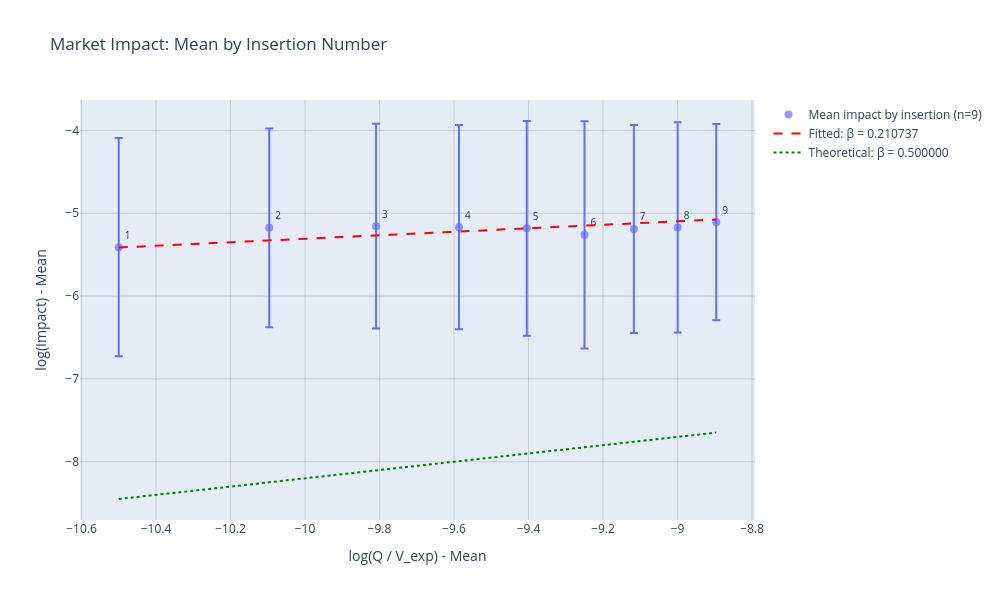

The code cell stored with this chart in its notebook:
### Markdown cell above
# aggregated analysis

### Code cell
# Calculate mean and std for each insertion across all samples
insertion_stats = []

# First, let's check what columns are available in points_df
print("Available columns in points_df:", points_df.columns.tolist())

# Check if we have insertion_number column, if not, we'll need to create it or use a different approach
if 'insertion_number' not in points_df.columns:
    print("Warning: 'insertion_number' column not found in points_df")
    print("Using sample-based analysis instead...")
    
    # Group by sample_id and create insertion numbers based on order
    points_df_with_insertion = points_df.copy()
    points_df_with_insertion['insertion_number'] = points_df_with_insertion.groupby('sample_id').cumcount() + 1
    max_insertions = points_df_with_insertion['insertion_number'].max()
else:
    points_df_with_insertion = points_df
    max_insertions = points_df['insertion_number'].max()

# Show info about sample_id distribution
print("\nSample ID information:")
print(f"Total number of unique samples: {points_df_with_insertion['sample_id'].nunique()}")
print(f"Sample ID range: {points_df_with_insertion['sample_id'].min()} to {points_df_with_insertion['sample_id'].max()}")
print(f"Total data points: {len(points_df_with_insertion)}")

# Show sample distribution by insertion number
sample_counts = points_df_with_insertion.groupby('insertion_number')['sample_id'].nunique().reset_index()
sample_counts.columns = ['insertion_number', 'unique_samples']
print("\nSample distribution by insertion number:")
for _, row in sample_counts.iterrows():
    print(f"  Insertion {int(row['insertion_number'])}: {int(row['unique_samples'])} unique samples")

for insertion_num in range(1, max_insertions + 1):
    # Get data for this insertion number
    insertion_data = points_df_with_insertion[points_df_with_insertion['insertion_number'] == insertion_num]
    
    if len(insertion_data) > 0:
        x_values = insertion_data['x'].to_numpy()
        y_values = insertion_data['y'].to_numpy()
        sample_ids = insertion_data['sample_id'].to_numpy()
        
        # Filter out invalid points
        valid_mask = np.isfinite(x_values) & np.isfinite(y_values) & (x_values != 0)
        x_valid = x_values[valid_mask]
        y_valid = y_values[valid_mask]
        sample_ids_valid = sample_ids[valid_mask]
        
        if len(x_valid) > 0:
            x_mean = np.mean(x_valid)
            x_std = np.std(x_valid)
            y_mean = np.mean(y_valid)
            y_std = np.std(y_valid)
            
            insertion_stats.append({
                'insertion_number': insertion_num,
                'x_mean': x_mean,
                'x_std': x_std,
                'y_mean': y_mean,
                'y_std': y_std,
                'n_points': len(x_valid),
                'unique_samples': len(np.unique(sample_ids_valid)),
                'sample_ids': list(np.unique(sample_ids_valid))
            })

# Convert to DataFrame for easier handling
stats_df = pd.DataFrame(insertion_stats)

if len(stats_df) > 0:
    # Create the plotly figure
    fig = go.Figure()

    # Add scatter plot with error bars (only y-axis std)
    fig.add_trace(go.Scatter(
        x=stats_df['x_mean'],
        y=stats_df['y_mean'],
        error_y=dict(type='data', array=stats_df['y_std'], visible=True),
        mode='markers+text',
        text=[str(int(row['insertion_number'])) for _, row in stats_df.iterrows()],
        textposition='top right',
        textfont=dict(size=10),
        marker=dict(size=8, opacity=0.7),
        name=f'Mean impact by insertion (n={len(stats_df)})',
        hovertemplate='Insertion: %{text}<br>' +
                      'x_mean: %{x:.6f}<br>' +
                      'y_mean: %{y:.6f}<br>' +
                      '<extra></extra>'
    ))

    # Add fitted line if we have enough points
    if len(stats_df) >= 2:
        x_mean_valid = stats_df['x_mean'].to_numpy()
        y_mean_valid = stats_df['y_mean'].to_numpy()
        
        # Fit line to mean values
        beta_insertion = beta_fit(x_mean_valid, y_mean_valid, alpha_global, method=est_method)
        
        if np.isfinite(beta_insertion):
            x_range = np.linspace(x_mean_valid.min(), x_mean_valid.max(), 100)
            y_fitted = alpha_global + beta_insertion * x_range
            fig.add_trace(go.Scatter(
                x=x_range,
                y=y_fitted,
                mode='lines',
                line=dict(color='red', dash='dash', width=2),
                name=f'Fitted: β = {beta_insertion:.6f}',
                hovertemplate='Fitted line<br>' +
                              'x: %{x:.6f}<br>' +
                              'y: %{y:.6f}<br>' +
                              '<extra></extra>'
            ))

    # Add theoretical line
    beta_theory = 0.5
    x_range_theory = np.linspace(stats_df['x_mean'].min(), stats_df['x_mean'].max(), 100)
    y_theory = alpha_global + beta_theory * x_range_theory
    fig.add_trace(go.Scatter(
        x=x_range_theory,
        y=y_theory,
        mode='lines',
        line=dict(color='green', dash='dot', width=2),
        name=f'Theoretical: β = {beta_theory:.6f}',
        hovertemplate='Theoretical line<br>' +
                      'x: %{x:.6f}<br>' +
                      'y: %{y:.6f}<br>' +
                      '<extra></extra>'
    ))

    # Update layout
    fig.update_layout(
        title='Market Impact: Mean by Insertion Number',
        xaxis_title='log(Q / V_exp) - Mean',
        yaxis_title='log(Impact) - Mean',
        width=1000,
        height=600,
        showlegend=True,
        hovermode='closest'
    )

    # Add grid
    fig.update_xaxes(showgrid=True, gridwidth=1, gridcolor='rgba(128,128,128,0.3)')
    fig.update_yaxes(showgrid=True, gridwidth=1, gridcolor='rgba(128,128,128,0.3)')

    # Display the plot
    fig.show()

    # Print summary statistics
    print(f"\nSummary Statistics:")
    print(f"Number of insertions analyzed: {len(stats_df)}")
    print(f"Alpha (fixed intercept): {alpha_global:.6f}")
    if len(stats_df) >= 2 and 'beta_insertion' in locals() and np.isfinite(beta_insertion):
        print(f"Fitted Beta (insertion means): {beta_insertion:.6f}")
    print(f"Theoretical Beta: {beta_theory:.6f}")
    print(f"Maximum insertion number: {max_insertions}")
    
    # Print detailed insertion statistics with sample info
    print(f"\nDetailed insertion statistics:")
    for _, row in stats_df.iterrows():
        print(f"  Insertion {int(row['insertion_number'])}: {int(row['n_points'])} points from {int(row['unique_samples'])} unique samples")
        print(f"    Sample IDs: {sorted(row['sample_ids'])}")
        print(f"    x_mean: {row['x_mean']:.6f} ± {row['x_std']:.6f}")
        print(f"    y_mean: {row['y_mean']:.6f} ± {row['y_std']:.6f}")
else:
    print("No valid insertion data found for analysis")

### Figure 1 — Plotly figure (JSON) as saved in the notebook; plotly's stock layout.template omitted (floating-point values rounded to 4 significant figures)
{"data": [{"error_y": {"array": [1.318, 1.2, 1.237, 1.233, 1.296, 1.371, 1.257, 1.269, 1.184], "type": "data", "visible": true}, "hovertemplate": "Insertion: %{text}<br>x_mean: %{x:.6f}<br>y_mean: %{y:.6f}<br><extra></extra>", "marker": {"opacity": 0.7, "size": 8}, "mode": "markers+text", "name": "Mean impact by insertion (n=9)", "text": ["1", "2", "3", "4", "5", "6", "7", "8", "9"], "textfont": {"size": 10}, "textposition": "top right", "type": "scatter", "x": [-10.5, -10.1, -9.809, -9.587, -9.405, -9.25, -9.117, -9.0, -8.896], "y": [-5.409, -5.176, -5.155, -5.168, -5.182, -5.26, -5.19, -5.171, -5.108]}, {"hovertemplate": "Fitted line<br>x: %{x:.6f}<br>y: %{y:.6f}<br><extra></extra>", "line": {"color": "red", "dash": "dash", "width": 2}, "mode": "lines", "name": "Fitted: β = 0.210737", "type": "scatter", "x": [-10.5, -10.48, -10.47, -10.45, -10.44, -10.42, -10.4, -10.39, -10.37, -10.35, -10.34, -10.32, -10.31, -10.29, -10.27, -10.26, -10.24, -10.22, -10.21, -10.19, -10.18, -10.16, -10.14, -10.13, -10.11, -10.09, -10.08, -10.06, -10.05, -10.03, -10.01, -9.998, -9.982, -9.965, -9.949, -9.933, -9.917, -9.901, -9.884, -9.868, -9.852, -9.836, -9.82, -9.803, -9.787, -9.771, -9.755, -9.739, -9.722, -9.706, -9.69, -9.674, -9.658, -9.641, -9.625, -9.609, -9.593, -9.577, -9.56, -9.544, -9.528, -9.512, -9.496, -9.479, -9.463, -9.447, -9.431, -9.414, -9.398, -9.382, -9.366, -9.35, -9.333, -9.317, -9.301, -9.285, -9.269, -9.252, -9.236, -9.22, -9.204, -9.188, -9.171, -9.155, -9.139, -9.123, -9.107, -9.09, -9.074, -9.058, -9.042, -9.026, -9.009, -8.993, -8.977, -8.961, -8.945, -8.928, -8.912, -8.896], "y": [-5.413, -5.409, -5.406, -5.403, -5.399, -5.396, -5.392, -5.389, -5.386, -5.382, -5.379, -5.375, -5.372, -5.368, -5.365, -5.362, -5.358, -5.355, -5.351, -5.348, -5.345, -5.341, -5.338, -5.334, -5.331, -5.328, -5.324, -5.321, -5.317, -5.314, -5.31, -5.307, -5.304, -5.3, -5.297, -5.293, -5.29, -5.287, -5.283, -5.28, -5.276, -5.273, -5.269, -5.266, -5.263, -5.259, -5.256, -5.252, -5.249, -5.246, -5.242, -5.239, -5.235, -5.232, -5.229, -5.225, -5.222, -5.218, -5.215, -5.211, -5.208, -5.205, -5.201, -5.198, -5.194, -5.191, -5.188, -5.184, -5.181, -5.177, -5.174, -5.17, -5.167, -5.164, -5.16, -5.157, -5.153, -5.15, -5.147, -5.143, -5.14, -5.136, -5.133, -5.129, -5.126, -5.123, -5.119, -5.116, -5.112, -5.109, -5.106, -5.102, -5.099, -5.095, -5.092, -5.089, -5.085, -5.082, -5.078, -5.075]}, {"hovertemplate": "Theoretical line<br>x: %{x:.6f}<br>y: %{y:.6f}<br><extra></extra>", "line": {"color": "green", "dash": "dot", "width": 2}, "mode": "lines", "name": "Theoretical: β = 0.500000", "type": "scatter", "x": [-10.5, -10.48, -10.47, -10.45, -10.44, -10.42, -10.4, -10.39, -10.37, -10.35, -10.34, -10.32, -10.31, -10.29, -10.27, -10.26, -10.24, -10.22, -10.21, -10.19, -10.18, -10.16, -10.14, -10.13, -10.11, -10.09, -10.08, -10.06, -10.05, -10.03, -10.01, -9.998, -9.982, -9.965, -9.949, -9.933, -9.917, -9.901, -9.884, -9.868, -9.852, -9.836, -9.82, -9.803, -9.787, -9.771, -9.755, -9.739, -9.722, -9.706, -9.69, -9.674, -9.658, -9.641, -9.625, -9.609, -9.593, -9.577, -9.56, -9.544, -9.528, -9.512, -9.496, -9.479, -9.463, -9.447, -9.431, -9.414, -9.398, -9.382, -9.366, -9.35, -9.333, -9.317, -9.301, -9.285, -9.269, -9.252, -9.236, -9.22, -9.204, -9.188, -9.171, -9.155, -9.139, -9.123, -9.107, -9.09, -9.074, -9.058, -9.042, -9.026, -9.009, -8.993, -8.977, -8.961, -8.945, -8.928, -8.912, -8.896], "y": [-8.45, -8.442, -8.434, -8.426, -8.418, -8.41, -8.402, -8.393, -8.385, -8.377, -8.369, -8.361, -8.353, -8.345, -8.337, -8.329, -8.321, -8.312, -8.304, -8.296, -8.288, -8.28, -8.272, -8.264, -8.256, -8.248, -8.239, -8.231, -8.223, -8.215, -8.207, -8.199, -8.191, -8.183, -8.175, -8.167, -8.158, -8.15, -8.142, -8.134, -8.126, -8.118, -8.11, -8.102, -8.094, -8.086, -8.077, -8.069, -8.061, -8.053, -8.045, -8.037, -8.029, -8.021, -8.013, -8.005, -7.996, -7.988, -7.98, -7.972, -7.964, -7.956, -7.948, -7.94, -7.932, -7.924, -7.915, -7.907, -7.899, -7.891, -7.883, -7.875, -7.867, -7.859, -7.851, -7.843, -7.834, -7.826, -7.818, -7.81, -7.802, -7.794, -7.786, -7.778, -7.77, -7.762, -7.753, -7.745, -7.737, -7.729, -7.721, -7.713, -7.705, -7.697, -7.689, -7.681, -7.672, -7.664, -7.656, -7.648]}], "layout": {"height": 600, "hovermode": "closest", "showlegend": true, "title": {"text": "Market Impact: Mean by Insertion Number"}, "width": 1000, "xaxis": {"gridcolor": "rgba(128,128,128,0.3)", "gridwidth": 1, "showgrid": true, "title": {"text": "log(Q / V_exp) - Mean"}}, "yaxis": {"gridcolor": "rgba(128,128,128,0.3)", "gridwidth": 1, "showgrid": true, "title": {"text": "log(Impact) - Mean"}}}}
